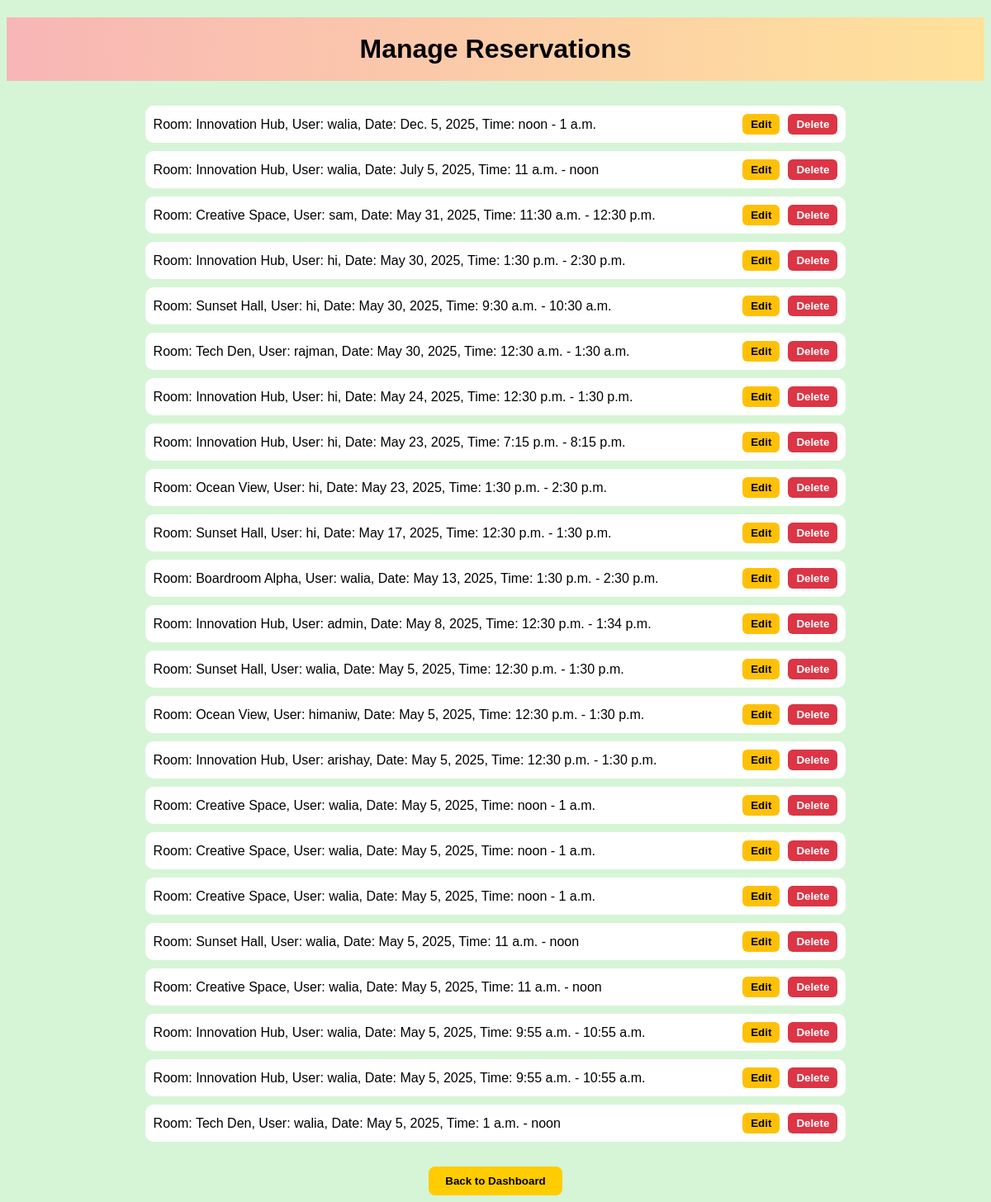
/adminpanel/reservations/ (signed in), run on an earlier commit of the app's database.
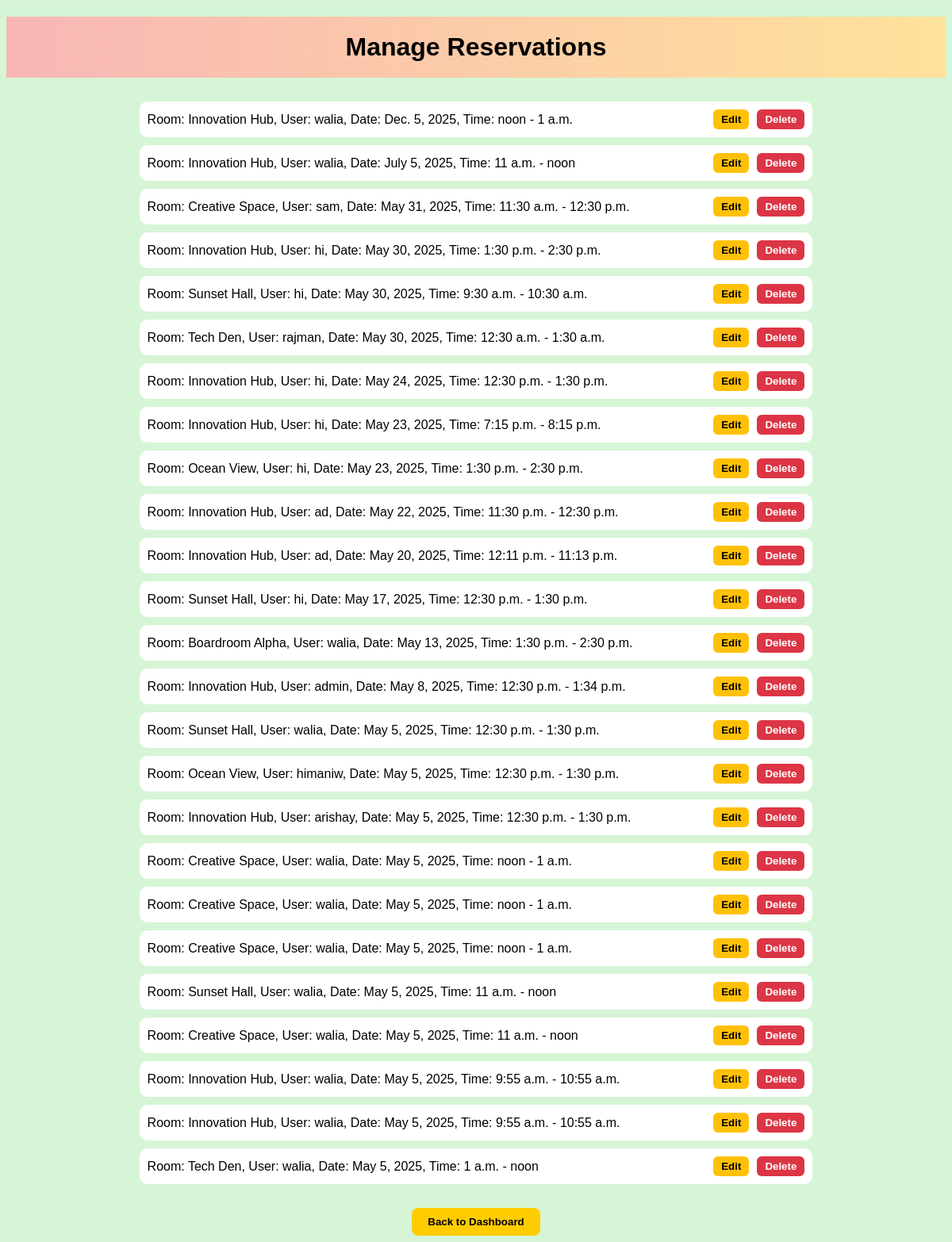
And on a later commit of the database.
### reservations/models.py (models this page shows, shortened)
class Reservation(models.Model):
    user = models.ForeignKey(User, on_delete=models.CASCADE)
    room = models.ForeignKey(Room, on_delete=models.CASCADE)
    date = models.DateField()
    start_time = models.TimeField()
    end_time = models.TimeField()

class Room(models.Model):
    name = models.CharField(max_length=100)
    capacity = models.IntegerField()
    location = models.CharField(max_length=100)
    is_available = models.BooleanField(default=True)

### reservations/views.py (the view)
# urls.py: path('adminpanel/reservations/', views.admin_manage_reservations, name='admin_manage_reservations'),
@login_required
@user_passes_test(lambda u: u.is_superuser)
def admin_manage_reservations(request):
    reservations = Reservation.objects.select_related('room', 'user').all().order_by('-date', '-start_time')
    return render(request, 'reservations/admin_manage_reservations.html', {
        'reservations': reservations
    })

### reservations/templates/reservations/admin_manage_reservations.html (shortened to what this page needs)
<!DOCTYPE html>
<html>
<head>
</head>
<body>
    <h1>Manage Reservations</h1>
    {% for reservation in reservations %}
        <div class="reservation-box">
            <span>
                Room: {{ reservation.room.name }},
                User: {{ reservation.user.username }},
                Date: {{ reservation.date }},
                Time: {{ reservation.start_time|time:"P" }} - {{ reservation.end_time|time:"P" }}
            </span>
            <div class="buttons">
                <form action="{% url 'edit_reservation_admin' reservation.id %}" method="get" style="margin: 0;">
                    <button class="edit-btn" type="submit">Edit</button>
                </form>
                <form action="{% url 'delete_reservation_admin' reservation.id %}" method="get" style="margin: 0;">
                    <button class="delete-btn" type="submit">Delete</button>
                </form>
            </div>
        </div>
    {% empty %}
        <p style="text-align:center;">No reservations available.</p>
    {% endfor %}
    <div class="dashboard-link">
        <a href="{% url 'admin_dashboard' %}"><button>Back to Dashboard</button></a>
    </div>
</body>
</html>

What changed in the data, as far as the page shows it:
added Reservation: room.name "Innovation Hub", user.username "ad", date "May 22, 2025", start_time "11:30 p.m.", end_time "12:30 p.m."
added Reservation: room.name "Innovation Hub", user.username "ad", date "May 20, 2025", start_time "12:11 p.m.", end_time "11:13 p.m."
